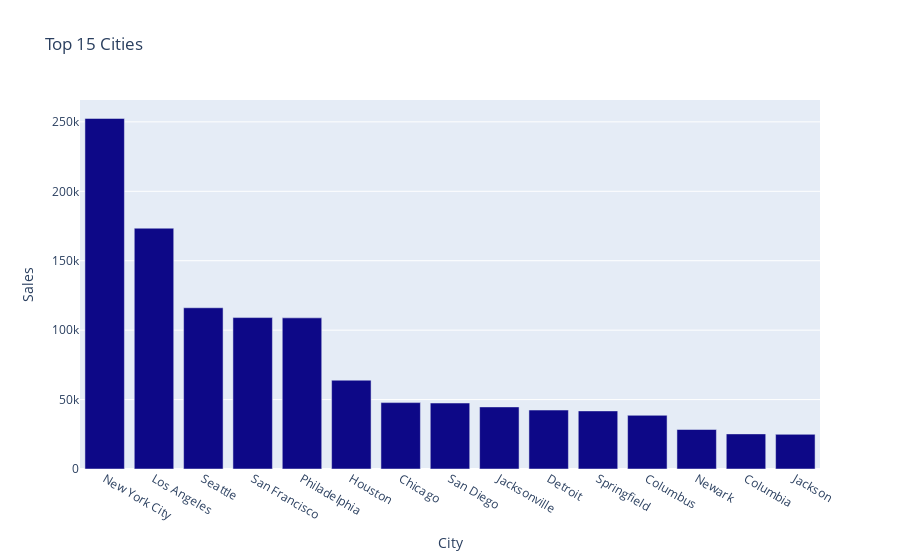

Notebook cell for this chart:
### Markdown cell above
### What was the Best City for Sales?

### Code cell
top_cities= df.groupby("City").sum().sort_values("Sales",ascending=False).head(15)
top_cities= top_cities[['Sales']].round(2)
top_cities.reset_index(inplace=True)
top_cities

fig=px.bar(top_cities,x='City',y='Sales',title="Top 15 Cities",color_discrete_sequence=px.colors.sequential.Plasma)
fig.show()

### Figure 1 — Plotly figure (JSON) as saved in the notebook; plotly's stock layout.template omitted (floating-point values rounded to 4 significant figures)
{"data": [{"alignmentgroup": "True", "hovertemplate": "City=%{x}<br>Sales=%{y}<extra></extra>", "legendgroup": "", "marker": {"color": "#0d0887", "pattern": {"shape": ""}}, "name": "", "offsetgroup": "", "orientation": "v", "showlegend": false, "textposition": "auto", "type": "bar", "x": ["New York City", "Los Angeles", "Seattle", "San Francisco", "Philadelphia", "Houston", "Chicago", "San Diego", "Jacksonville", "Detroit", "Springfield", "Columbus", "Newark", "Columbia", "Jackson"], "xaxis": "x", "y": [252500.0, 173400.0, 116100.0, 109000.0, 108800.0, 63960.0, 47820.0, 47520.0, 44710.0, 42450.0, 41830.0, 38660.0, 28450.0, 25280.0, 24960.0], "yaxis": "y"}], "layout": {"barmode": "relative", "legend": {"tracegroupgap": 0}, "title": {"text": "Top 15 Cities"}, "xaxis": {"anchor": "y", "domain": [0, 1], "title": {"text": "City"}}, "yaxis": {"anchor": "x", "domain": [0, 1], "title": {"text": "Sales"}}}}
